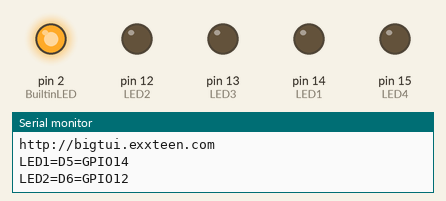
Simulated run of this sketch. Board: Arduino Uno, built with avr-gcc and run on an emulated ATmega328P. Parts: output pins drawn as LEDs (lit = HIGH), the last lines printed to the serial monitor.

Above: at 0.1 s.
At 2.1 s:
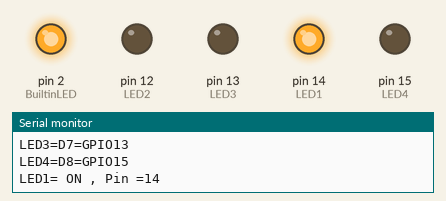
At 4.1 s:
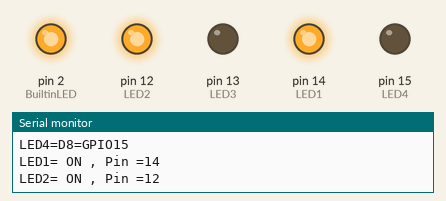
At 10.1 s:
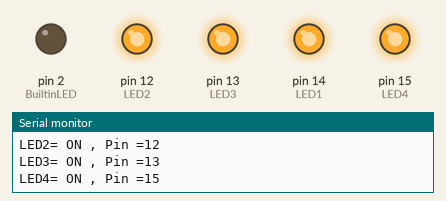
At 18.1 s:
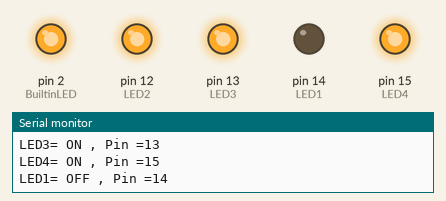
At 38.1 s:
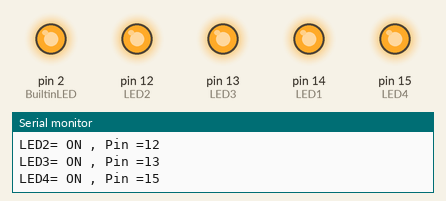
Timing chart, 0 to 39.6 s (numbered marks = the images above):
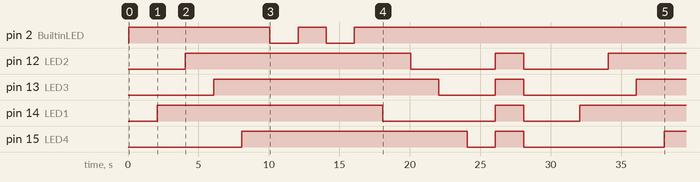

Measured:
- by itself, pin 2 (BuiltinLED): HIGH → LOW at 10.1 s, → HIGH 2.0 s later, → LOW 2.0 s later, → HIGH 2.0 s later, … (4 changes in this stretch)
- by itself, pin 12 (LED2): goes HIGH 16.0 s, LOW 6.0 s, HIGH 2.0 s, LOW 6.0 s, then HIGH
- by itself, pin 13 (LED3): goes HIGH 16.0 s, LOW 4.0 s, HIGH 2.0 s, LOW 8.0 s, then HIGH
- by itself, pin 14 (LED1): goes HIGH 16.0 s, LOW 8.0 s, HIGH 2.0 s, LOW 4.0 s, then HIGH
- by itself, pin 15 (LED4): goes HIGH 16.0 s, LOW 2.0 s, HIGH 2.0 s, LOW 10.0 s, then HIGH

The sketch:

_1_BigTUI_IoT_Relay4CH_board_TEST_Relay.ino
```cpp
//test upload to github
//https://github.com/BigTUI/_1_BigTUI_IoT_Relay4CH_board_TEST_Relay

#include <Wire.h>
#define LED1 14 // D5
#define LED2 12 //D6
#define LED3 13 //D7
#define LED4 15 //D8
#define BuiltinLED 2
#define TimeDelay 2000

void setup()
{
  Serial.begin(9600);
  Serial.println();
  Serial.println("BigTUI IoT Relay 4 Channels Tester.");
  Serial.println("http://bigtui.exxteen.com");
  pinMode(LED1, OUTPUT);
  pinMode(LED2, OUTPUT);
  pinMode(LED3, OUTPUT);
  pinMode(LED4, OUTPUT);
  pinMode(BuiltinLED, OUTPUT);
  digitalWrite(LED1, LOW); // ไฟดับ
  digitalWrite(LED2, LOW); // ไฟดับ
  digitalWrite(LED3, LOW); // ไฟดับ
  digitalWrite(LED4, LOW); // ไฟดับ
  Serial.print("LED1=D5=GPIO"); Serial.println(LED1);
  Serial.print("LED2=D6=GPIO"); Serial.println(LED2);
  Serial.print("LED3=D7=GPIO"); Serial.println(LED3);
  Serial.print("LED4=D8=GPIO"); Serial.println(LED4);
  digitalWrite(BuiltinLED, HIGH); // ไฟดับ
}

void loop()
{
  delay(TimeDelay);
  Serial.println();
  digitalWrite(LED1, HIGH); // ไฟติด
  Serial.print("LED1= ON , Pin ="); Serial.println(LED1);
  delay(TimeDelay);
  digitalWrite(LED2, HIGH);
  Serial.print("LED2= ON , Pin ="); Serial.println(LED2);
  delay(TimeDelay);
  digitalWrite(LED3, HIGH);
  Serial.print("LED3= ON , Pin ="); Serial.println(LED3);
  delay(TimeDelay);
  digitalWrite(LED4, HIGH);
  Serial.print("LED4= ON , Pin ="); Serial.println(LED4);
  delay(TimeDelay);
  digitalWrite(BuiltinLED, LOW); // ไฟดับ
  delay(TimeDelay);
  digitalWrite(BuiltinLED, HIGH); // ไฟดับ
  delay(TimeDelay);
  digitalWrite(BuiltinLED, LOW); // ไฟดับ
  delay(TimeDelay);
  digitalWrite(BuiltinLED, HIGH); // ไฟดับ
  delay(TimeDelay);
  digitalWrite(LED1, LOW); // ไฟดับ
  Serial.print("LED1= OFF , Pin ="); Serial.println(LED1);
  delay(TimeDelay);
  digitalWrite(LED2, LOW); // ไฟดับ
  Serial.print("LED2= OFF , Pin ="); Serial.println(LED2);
  delay(TimeDelay);
  digitalWrite(LED3, LOW); // ไฟดับ
  Serial.print("LED3= OFF , Pin ="); Serial.println(LED3);
  delay(TimeDelay);
  digitalWrite(LED4, LOW); // ไฟดับ
  Serial.print("LED4= OFF , Pin ="); Serial.println(LED4);
  delay(TimeDelay);
  digitalWrite(LED1, HIGH);
  digitalWrite(LED2, HIGH);
  digitalWrite(LED3, HIGH);
  digitalWrite(LED4, HIGH);
  Serial.println("LED1,2,3,4= ON");
  delay(TimeDelay);
  digitalWrite(LED1, LOW); // ไฟดับ
  digitalWrite(LED2, LOW); // ไฟดับ
  digitalWrite(LED3, LOW); // ไฟดับ
  digitalWrite(LED4, LOW); // ไฟดับ
  Serial.println("LED1,2,3,4= OFF");
  delay(TimeDelay);

}
```
